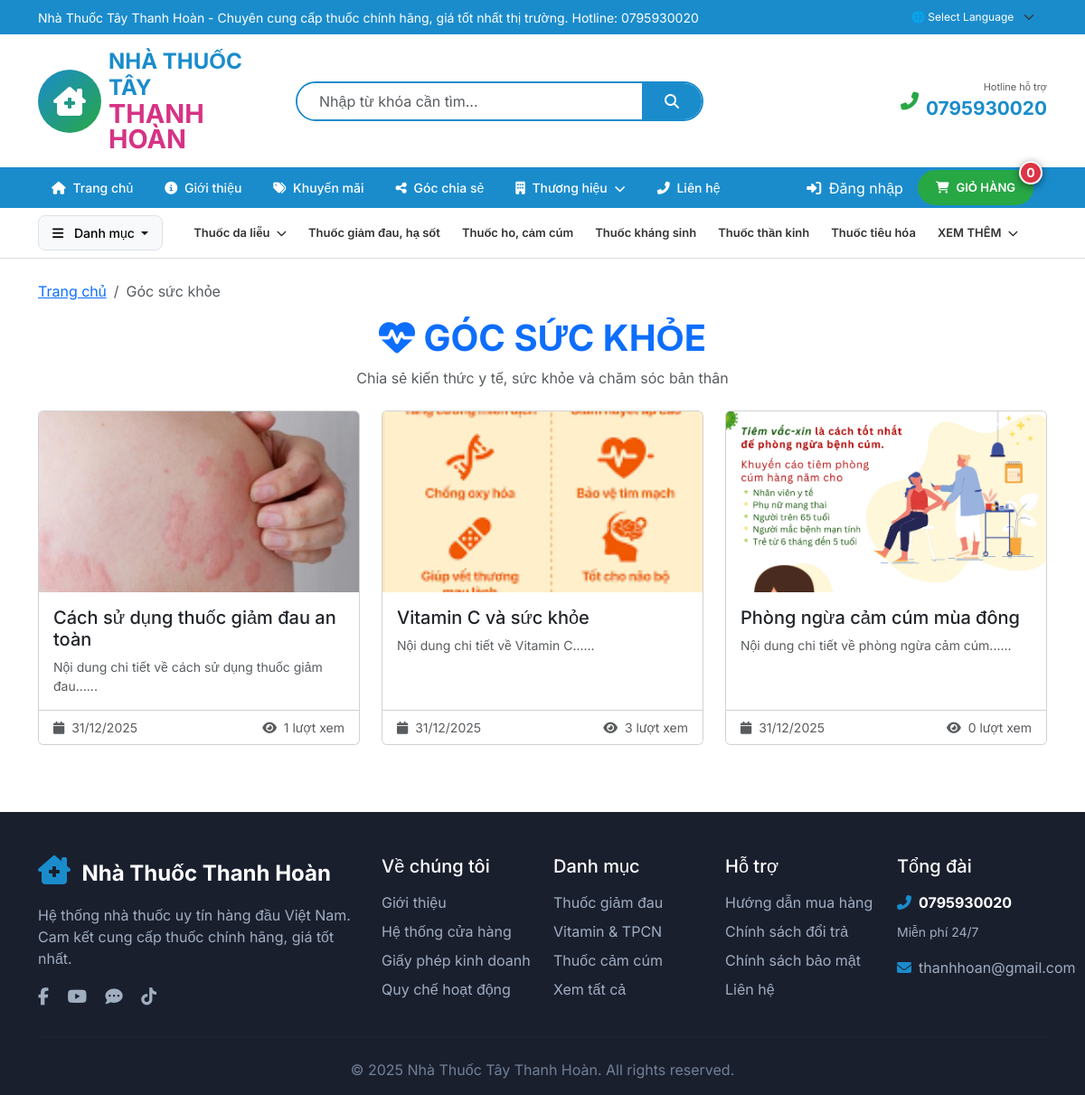
The app's page /php/baiViet/danhSach with its own data.
### tables this page shows
CREATE TABLE `nhom_thuoc` (
  `MaNhomThuoc` int(11) NOT NULL,
  `TenNhomThuoc` varchar(100) NOT NULL,
  `MoTa` varchar(500) DEFAULT NULL,
  `MaDanhMucCha` int(11) DEFAULT NULL
);

CREATE TABLE `baiviet` (
  `MaBaiViet` int(11) NOT NULL,
  `TieuDe` varchar(200) NOT NULL,
  `MoTaNgan` varchar(500) DEFAULT NULL,
  `NoiDung` text DEFAULT NULL,
  `HinhAnh` varchar(500) DEFAULT NULL,
  `NgayDang` datetime DEFAULT current_timestamp(),
  `LuotXem` int(11) DEFAULT 0,
  `IsNoiBat` tinyint(1) DEFAULT 0,
  `IsActive` tinyint(1) DEFAULT 1
);

### php/app/views/bai-viet/danh-sach.php (the view, shortened to what the rows shown need)
<div class="container py-4">
    <div class="section-header text-center mb-4">
        <h1 class="text-primary fw-bold"><i class="fas fa-heartbeat"></i> GÓC SỨC KHỎE</h1>
    </div>
    <div class="row g-4">
        <?php if (!empty($baiViets)): ?>
            <?php foreach ($baiViets as $bv): ?>
                <div class="col-md-6 col-lg-4">
                    <div class="card h-100 article-card">
                        <?php if (!empty($bv['HinhAnh'])): ?>
                            <img src="<?= $bv['HinhAnh'] ?>" class="card-img-top" alt="<?= htmlspecialchars($bv['TieuDe']) ?>" style="height: 200px; object-fit: cover;">
                        <?php else: ?>
                            <div class="card-img-top bg-light d-flex align-items-center justify-content-center" style="height: 200px;">
                                <i class="fas fa-newspaper fa-4x text-muted"></i>
                            </div>
                        <?php endif; ?>
                        <div class="card-body">
                            <h5 class="card-title">
                                <a href="<?= BASE_URL ?>/baiViet/chiTiet/<?= $bv['MaBaiViet'] ?>" class="text-decoration-none text-dark stretched-link">
                                    <?= htmlspecialchars($bv['TieuDe']) ?>
                                </a>
                            </h5>
                            <p class="card-text text-muted small">
                                <?= mb_substr(strip_tags($bv['NoiDung'] ?? ''), 0, 120) ?>...
                            </p>
                        </div>
                        <div class="card-footer bg-white d-flex justify-content-between align-items-center">
                            <small class="text-muted">
                                <i class="fas fa-calendar me-1"></i> <?= date('d/m/Y', strtotime($bv['NgayDang'])) ?>
                            </small>
                            <small class="text-muted">
                                <i class="fas fa-eye me-1"></i> <?= $bv['LuotXem'] ?? 0 ?> lượt xem
                            </small>
                        </div>
                    </div>
                </div>
            <?php endforeach; ?>
        <?php endif; ?>
    </div>
</div>

### php/app/views/layouts/header.php (shortened to what the rows shown need)
<?php
$db = Database::getInstance()->getConnection();
$nhomThuocs = $db->query("SELECT * FROM nhom_thuoc ORDER BY TenNhomThuoc")->fetchAll(PDO::FETCH_ASSOC);
$danhMucCha = array_filter($nhomThuocs, fn($n) => empty($n['MaDanhMucCha']));
?>
<div class="header-wrapper" id="headerWrapper">
    <nav class="secondary-nav bg-white border-bottom py-2">
        <div class="container">
            <div class="d-flex align-items-center">
                <div class="category-links d-none d-lg-flex flex-wrap gap-1">
                    <?php foreach (array_slice($danhMucCha, 0, 6) as $nhomCha): ?>
                        <?php $danhMucCon = array_filter($nhomThuocs, fn($n) => $n['MaDanhMucCha'] == $nhomCha['MaNhomThuoc']); ?>
                        <?php if (!empty($danhMucCon)): ?>
                            <div class="cat-dropdown">
                                <a href="<?= BASE_URL ?>/nhom-thuoc/chi-tiet/<?= $nhomCha['MaNhomThuoc'] ?>" class="category-link-new">
                                    <?= htmlspecialchars($nhomCha['TenNhomThuoc']) ?> <i class="fas fa-chevron-down ms-1 small"></i>
                                </a>
                            </div>
                        <?php else: ?>
                            <a href="<?= BASE_URL ?>/nhom-thuoc/chi-tiet/<?= $nhomCha['MaNhomThuoc'] ?>" class="category-link-new">
                                <?= htmlspecialchars($nhomCha['TenNhomThuoc']) ?>
                            </a>
                        <?php endif; ?>
                    <?php endforeach; ?>
                    <?php if (count($danhMucCha) > 6): ?>
                        <div class="cat-dropdown">
                            <a href="#" class="category-link-new">XEM THÊM <i class="fas fa-chevron-down ms-1 small"></i></a>
                        </div>
                    <?php endif; ?>
                </div>
            </div>
        </div>
    </nav>
</div>

### records on screen
nhom_thuoc: TenNhomThuoc "Thuốc da liễu"
nhom_thuoc: TenNhomThuoc "Thuốc giảm đau, hạ sốt"
nhom_thuoc: TenNhomThuoc "Thuốc ho, cảm cúm"
nhom_thuoc: TenNhomThuoc "Thuốc kháng sinh"
nhom_thuoc: TenNhomThuoc "Thuốc thần kinh"
nhom_thuoc: TenNhomThuoc "Thuốc tiêu hóa"
baiviet: HinhAnh (picture), TieuDe "Cách sử dụng thuốc giảm đau an toàn", NoiDung "Nội dung chi tiết về cách sử dụng thuốc giảm đau...", NgayDang "31/12/2025", LuotXem "1"
baiviet: HinhAnh (picture), TieuDe "Vitamin C và sức khỏe", NoiDung "Nội dung chi tiết về Vitamin C...", NgayDang "31/12/2025", LuotXem "3"
baiviet: HinhAnh (picture), TieuDe "Phòng ngừa cảm cúm mùa đông", NoiDung "Nội dung chi tiết về phòng ngừa cảm cúm...", NgayDang "31/12/2025", LuotXem "0"

### other values on screen
STORE_NAME "Nhà Thuốc Tây Thanh Hoàn"
STORE_PHONE "0795930020"
$cartCount "0"
STORE_EMAIL "thanhhoan@gmail.com"
